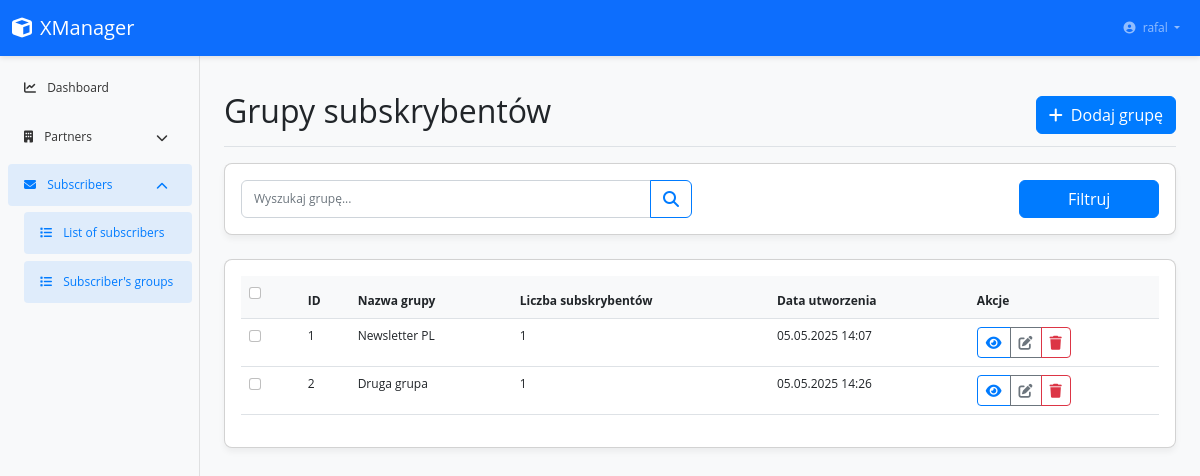
The app's page /subscribers/groups/ (signed in) with its own data.
### apps/subscriber/models.py (models this page shows, shortened)
class SubscriberGroup(CoreModel):
    group_name = models.CharField(max_length=100, verbose_name='Group name')
    class Meta:
        verbose_name = ('Subscriber Group')
        verbose_name_plural = ('Subscriber Groups')

### apps/subscriber/views.py (the view)
# urls.py: path('groups/', views.SubscriberGroupListView.as_view(),
class SubscriberGroupListView(LoginRequiredMixin, ListView):
    model = SubscriberGroup
    template_name = 'subscriber/group_list.html'
    context_object_name = 'groups'
    paginate_by = 20
    def get_queryset(self):
        queryset = super().get_queryset()
        search_query = self.request.GET.get('search', '')
        if search_query:
            queryset = queryset.filter(group_name__icontains=search_query)
        return queryset
    def get_context_data(self, **kwargs):
        context = super().get_context_data(**kwargs)
        context['search_query'] = self.request.GET.get('search', '')
        return context

### templates/subscriber/group_list.html (shortened to what this page needs)
{% extends "base.html" %}
{% load static %}
{% block page_title %}Grupy subskrybentów{% endblock %}
{% block page_actions %}
    <button type="button" class="btn btn-primary" data-bs-toggle="modal" data-bs-target="#addGroupModal">
        <i class="fas fa-plus me-1"></i> Dodaj grupę
    </button>
{% endblock %}
{% block content %}
    <div class="card mb-4">
        <div class="card-body">
            <form method="get" action="{% url 'subscribers:group_list' %}" class="row g-3">
                <div class="col-md-6">
                    <div class="input-group">
                        <input type="text" class="form-control" name="search" placeholder="Wyszukaj grupę..." value="{{ search_query|default:'' }}">
                        <button class="btn btn-outline-primary" type="submit">
                            <i class="fas fa-search"></i>
                        </button>
                    </div>
                </div>
                <div class="col-md-2 ms-auto">
                    <button type="submit" class="btn btn-primary w-100">Filtruj</button>
                </div>
            </form>
        </div>
    </div>
    <div class="card">
        <div class="card-body">
            {% if groups %}
            <div class="table-responsive">
                <table class="table table-hover">
                    <thead>
                        <tr>
                            <th>
                                <div class="form-check">
                                    <input class="form-check-input" type="checkbox" id="selectAllGroups">
                                </div>
                            </th>
                            <th scope="col">ID</th>
                            <th scope="col">Nazwa grupy</th>
                            <th scope="col">Liczba subskrybentów</th>
                            <th scope="col">Data utworzenia</th>
                            <th scope="col">Akcje</th>
                        </tr>
                    </thead>
                    <tbody>
                        {% for group in groups %}
                        <tr>
                            <td>
                                <div class="form-check">
                                    <input class="form-check-input group-checkbox" type="checkbox" data-group-id="{{ group.id }}">
                                </div>
                            </td>
                            <td>{{ group.id }}</td>
                            <td>{{ group.group_name }}</td>
                            <td>{{ group.subscriber.count }}</td>
                            <td>{{ group.created_at|date:"d.m.Y H:i" }}</td>
                            <td>
                                <div class="btn-group">
                                    <button type="button" class="btn btn-sm btn-outline-primary view-subscribers" data-group-id="{{ group.id }}" data-group-name="{{ group.group_name }}" data-bs-toggle="tooltip" title="Zobacz subskrybentów">
                                        <i class="fas fa-eye"></i>
                                    </button>
                                    <button type="button" class="btn btn-sm btn-outline-secondary edit-group" data-group-id="{{ group.id }}" data-group-name="{{ group.group_name }}" data-bs-toggle="tooltip" title="Edytuj">
                                        <i class="fas fa-edit"></i>
                                    </button>
                                    <button type="button" class="btn btn-sm btn-outline-danger delete-group" data-group-id="{{ group.id }}" data-group-name="{{ group.group_name }}" data-bs-toggle="tooltip" title="Usuń">
                                        <i class="fas fa-trash"></i>
                                    </button>
                                </div>
                            </td>
                        </tr>
                        {% endfor %}
                    </tbody>
                </table>
            </div>
            {% else %}
            <div class="alert alert-info">
                <i class="fas fa-info-circle me-2"></i> Brak grup do wyświetlenia.
            </div>
            {% endif %}
        </div>
    </div>
{% endblock %}

### templates/navbar.html (shortened to what this page needs)
    <nav class="navbar navbar-expand-lg navbar-dark bg-primary sticky-top">
        <div class="container-fluid">
            <a class="navbar-brand" href="{% url 'home' %}">
                <i class="fas fa-cube me-2"></i>XManager
            </a>
            <div class="collapse navbar-collapse" id="navbarNav">
                <ul class="navbar-nav">
                    <li class="nav-item dropdown">
                        <a class="nav-link dropdown-toggle" href="#" id="userDropdown" role="button" data-bs-toggle="dropdown" aria-expanded="false">
                            <i class="fas fa-user-circle me-1"></i> {{ request.user.username }}
                        </a>
                    </li>
                </ul>
            </div>
        </div>
    </nav>

### static/css/style.css (style rules this page uses)
body { font-family: 'Open Sans', -apple-system, BlinkMacSystemFont, 'Segoe UI', Roboto, 'Helvetica Neue', Arial, sans-serif; background-color: #f8f9fa; }
.navbar { box-shadow: 0 2px 5px rgba(0, 0, 0, 0.1); z-index: 1030; }
.card { box-shadow: 0 4px 6px rgba(0, 0, 0, 0.05); border-radius: 0.5rem; margin-bottom: 20px; }
.table th { background-color: #f8f9fa; }
.btn-primary { background-color: #007bff; border-color: #007bff; }
.btn-outline-primary { color: #007bff; border-color: #007bff; }
body { font-size: 12px; }
.table { font-size: 12px; }
.form-control, .form-select { font-size: 12px; }
.nav-link { font-size: 12px; }

### records on screen
SubscriberGroup: id "1", group_name "Newsletter PL", subscriber.count "1", created_at "05.05.2025 14:07"
SubscriberGroup: id "2", group_name "Druga grupa", subscriber.count "1", created_at "05.05.2025 14:26"

### other values on screen
{{ request.user.username }} "rafal"
